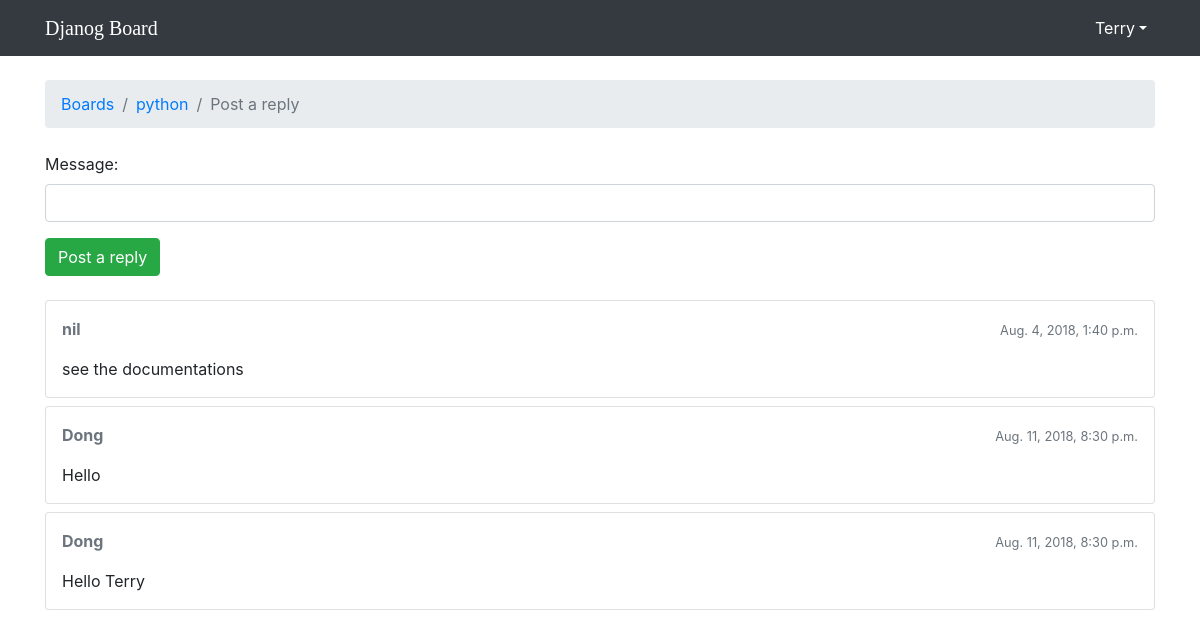
Page /boards/1/topics/1/reply/ (signed in) on the earlier database version.
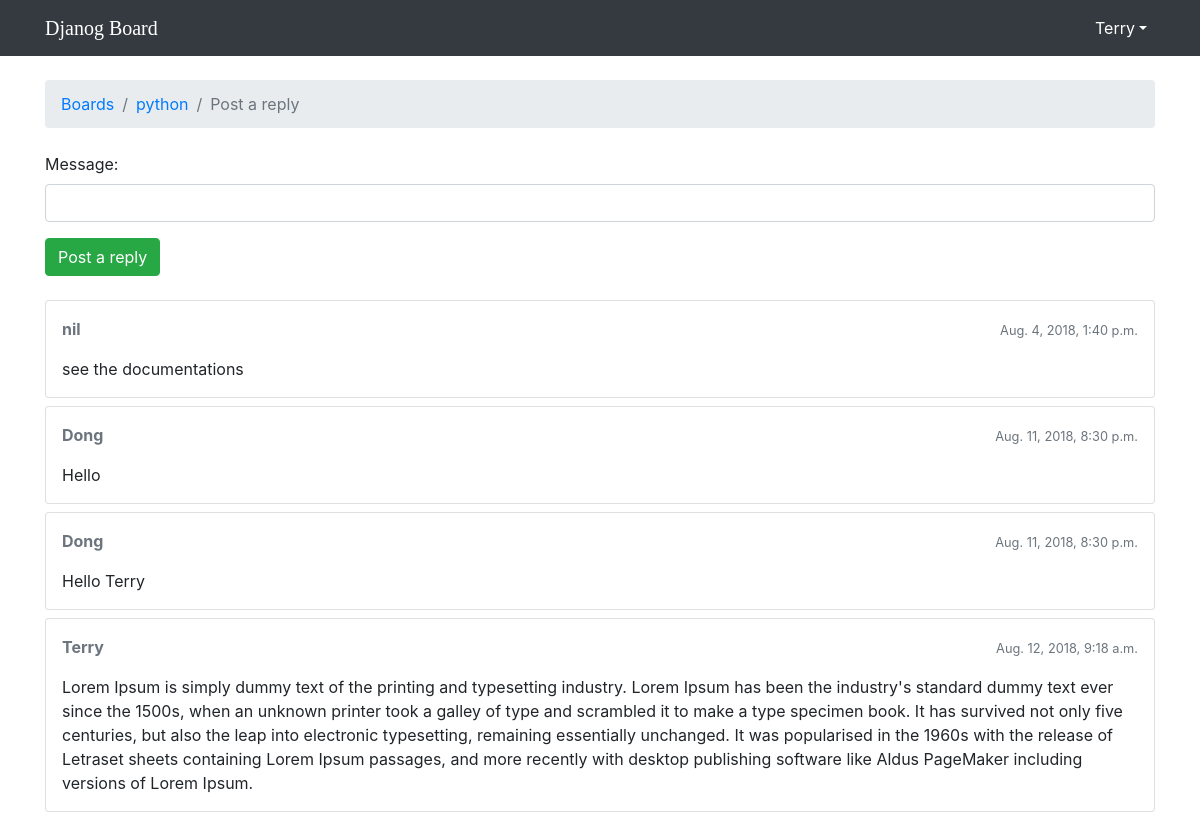
Same page on the later database version.
### djforum/models.py (models this page shows, shortened)
class Post(models.Model):
	message = models.CharField(max_length = 4000)
	topic = models.ForeignKey(Topic, on_delete = models.CASCADE, related_name = 'posts')
	created_at = models.DateTimeField(auto_now_add = True, null = True)
	updated_at = models.DateTimeField(null = True)
	created_by = models.ForeignKey(User, on_delete = models.CASCADE, related_name = 'posts')
	updated_by = models.ForeignKey(User, on_delete = models.CASCADE, null = True, related_name = '+')

### djforum/views.py (the view)
# urls.py: path('boards/<int:pk>/topics/<int:topic_pk>/reply/', views.reply_topic, name = 'reply_topic'),
@login_required
def reply_topic(request, pk, topic_pk):
	topic = get_object_or_404(Topic, board__pk = pk, pk = topic_pk)
	if request.method == 'POST':
		form = PostForm(request.POST)
		if form.is_valid():
			post = form.save(commit = False)
			post.topic = topic
			post.created_by = request.user
			post.save()
			return redirect('topic_posts', pk = pk, topic_pk = topic_pk)
	else:
		form = PostForm()
	return render(request, 'reply_topic.html', {'topic': topic, 'form': form})

### djforum/forms.py
class PostForm(forms.ModelForm):
	class Meta:
		model = Post
		fields = ['message', ]

### djforum/templatetags/form_tags.py (called while the page is built)
@register.filter
def input_class(bound_field):
	css_class = ''
	if bound_field.form.is_bound:
		if bound_field.errors:
			css_class = 'is-invalid'
		elif field_type(bound_field) != 'PasswordInput':
			css_class = 'is-valid'
	return 'form-control {}'.format(css_class)

### templates/reply_topic.html (shortened to what this page needs)
{% extends 'base.html' %}
{% load static %}
{% block breadcrumb %}
	<li class="breadcrumb-item"><a href="{% url 'home' %}">Boards</a></li>
	<li class="breadcrumb-item"><a href="{% url 'board_topics' topic.board.pk %}">{{topic.board.name}}</a></li>
	<li class="breadcrumb-item active">Post a reply</li>
{% endblock breadcrumb %}
{% block content %}
	<form action="" method="post" class="mb-4">
		{% include 'includes/form.html' %}
		<button type="submit" class="btn btn-success">Post a reply</button>
	</form>
	{% for post in topic.posts.all %}
		<div class="card mb-2">
			<div class="card-body p-3">
				<div class="row mb-3">
					<div class="col-6">
						<strong class="text-muted">{{post.created_by.username}}</strong>
					</div>
					<div class="col-6 text-right">
						<small class="text-muted">{{post.created_at}}</small>
					</div>
				</div>
				{{post.message}}
			</div>
		</div>
	{% endfor %}
{% endblock content %}

Differences in the rows shown:
added Post: created_by.username "Terry", created_at "Aug. 12, 2018, 9:18 a.m.", message "Lorem Ipsum is simply dummy text of the printing and typesetting industry. Lorem Ipsum has been the industry's standard dummy text ever since the 1500s, when an unknown printer took a galley of type and scrambled it to make a type specimen book. It has survived not only five centuries, but also the leap into electronic typesetting, remaining essentially unchanged. It was popularised in the 1960s with the release of Letraset sheets containing Lorem Ipsum passages, and more recently with desktop publishing software like Aldus PageMaker including versions of Lorem Ipsum."
